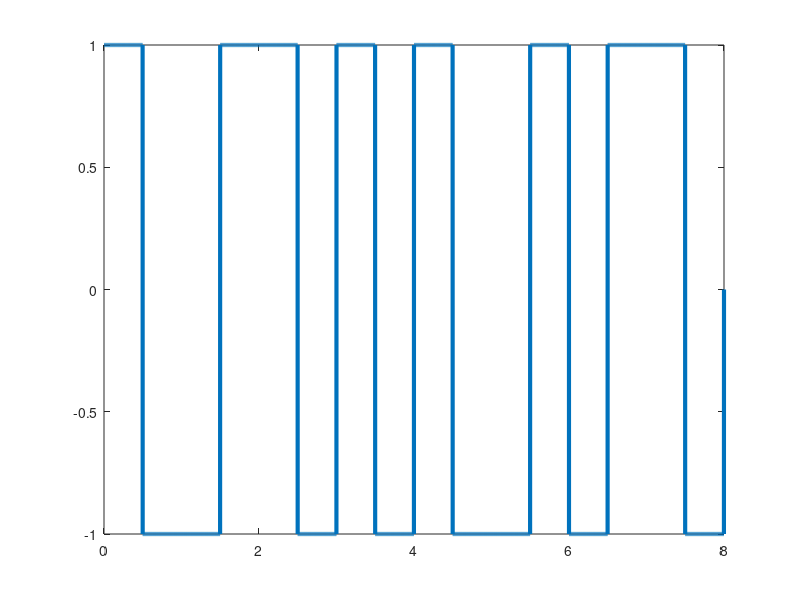

Write MATLAB code to recreate this figure.
bits=[1 0 1 1 1 0 0 1];
bitrate=1;
n=1000;
T=length(bits)/bitrate;
N=n*length(bits);
dt=T/N;
t=0:dt:T;
x=zeros(1,length(t));
for i =1:length(bits)
    if bits(i)==1
        x((i-1)*n+1:(i-1)*n+n/2)=1;
        x((i-1)*n+n/2:i*n)=-1;
        
       
    else x((i-1)*n+1:(i-1)*n+n/2)=-1;
        x((i-1)*n+n/2:i*n)=1;
        
    end
end
plot(t,x,'linewidth',3);
counter=0;
for i=1:length(t)
   if t(i)>counter
    counter=counter+1;
    if x(i)>0
        result(counter)=x(i);
    
    else result(counter)=0;
    end
   end
end
disp('Manchester Decoding')
disp(result);

        